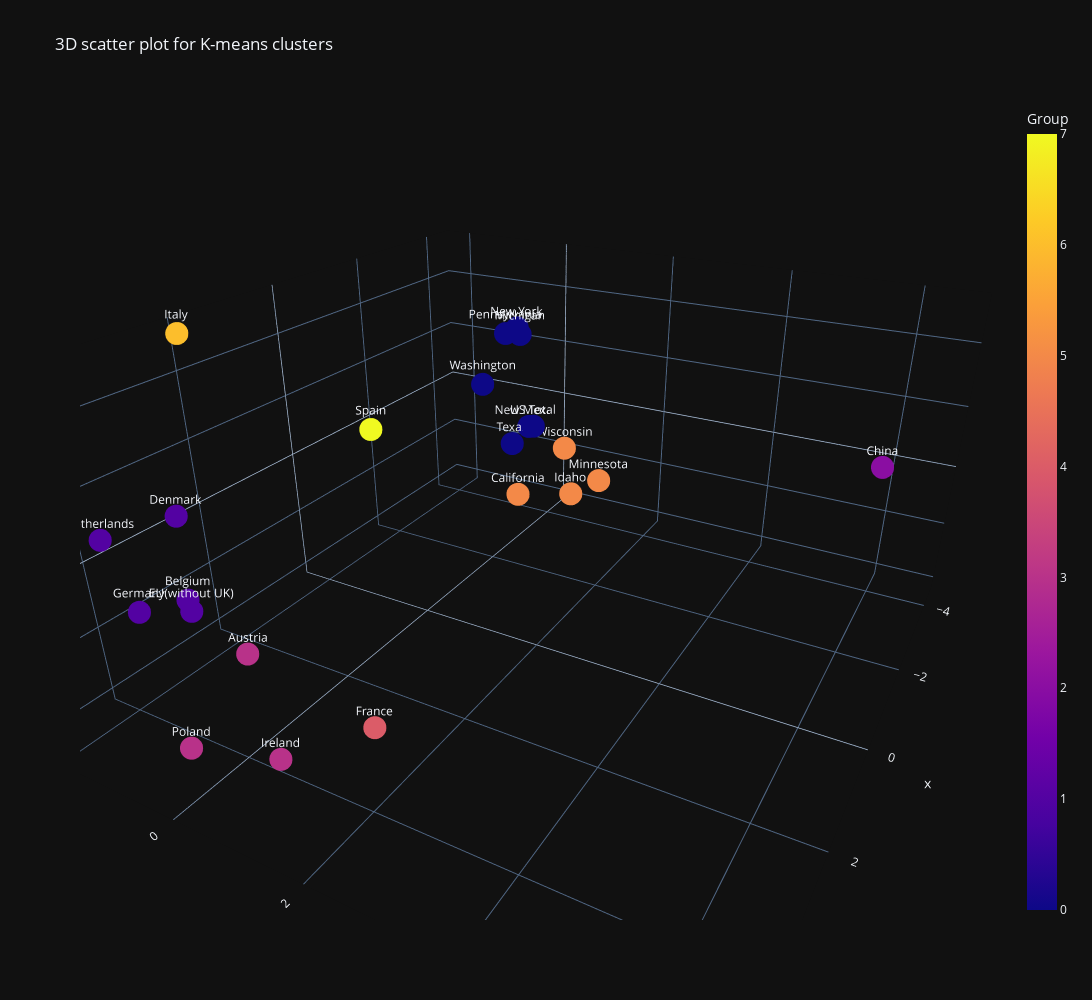

Notebook cell for this chart:
### Markdown cell above
# 5. Visualizing the Clusters

### Code cell
fig = px.scatter_3d(milk_cluster, x='x', y='y', z='z', color='Group', text=milk_cluster.index, title='3D Scatter Plot for Milk Price K-means clusters', template='plotly_dark')
fig.update_layout(width = 1200, height = 1000)
fig.show()

### Figure 1 — Plotly figure (JSON) as saved in the notebook; plotly's stock layout.template omitted (floating-point values rounded to 4 significant figures)
{"data": [{"hovertemplate": "x=%{x}<br>y=%{y}<br>z=%{z}<br>index=%{text}<br>Group=%{marker.color}<extra></extra>", "legendgroup": "", "marker": {"color": [1, 4, 1, 6, 3, 3, 7, 1, 1, 3, 1, 5, 5, 5, 0, 0, 0, 5, 0, 0, 0, 0, 2], "coloraxis": "coloraxis", "symbol": "circle"}, "mode": "markers+text", "name": "", "scene": "scene", "showlegend": false, "text": ["Germany", "France", "Netherlands", "Italy", "Poland", "Ireland", "Spain", "Denmark", "Belgium", "Austria", "EU(without UK)", "California", "Wisconsin", "Idaho", "Texas", "New York", "Michigan", "Minnesota", "Pennsylvania", "New Mexico", "Washington", "US Total", "China"], "type": "scatter3d", "x": [4.245, 3.906, 4.009, 2.128, 4.966, 3.949, 1.432, 3.271, 3.612, 4.459, 3.987, -2.294, -4.244, -3.308, -4.017, -4.019, -3.768, -4.164, -3.885, -4.374, -3.243, -3.612, 0.9645], "y": [-1.231, 2.049, -2.025, -2.218, 0.194, 0.5071, 0.3176, -1.457, -1.1, 0.7925, -0.596, 0.3492, 0.2191, 0.8451, -0.7757, -0.6411, -0.4365, 0.9833, -0.8057, -0.6164, -0.9103, -0.08798, 6.644], "z": [-0.2334, -0.9686, 0.4539, 2.596, -1.243, -2.047, 1.493, 0.6032, -0.363, -0.03672, -0.1673, -1.014, -0.912, -1.316, -0.9374, 1.325, 1.299, -1.374, 1.234, -0.6843, 0.4582, -0.3098, 2.146]}], "layout": {"coloraxis": {"colorbar": {"title": {"text": "Group"}}, "colorscale": [[0, "#0d0887"], [0.1111, "#46039f"], [0.2222, "#7201a8"], [0.3333, "#9c179e"], [0.4444, "#bd3786"], [0.5556, "#d8576b"], [0.6667, "#ed7953"], [0.7778, "#fb9f3a"], [0.8889, "#fdca26"], [1, "#f0f921"]]}, "height": 1000, "legend": {"tracegroupgap": 0}, "scene": {"aspectmode": "auto", "aspectratio": {"x": 1.285, "y": 1.219, "z": 0.6386}, "camera": {"center": {"x": 0, "y": 0, "z": 0}, "eye": {"x": 1.37, "y": 0.7591, "z": 0.7879}, "projection": {"type": "perspective"}, "up": {"x": 0, "y": 0, "z": 1}}, "domain": {"x": [0, 1], "y": [0, 1]}, "xaxis": {"title": {"text": "x"}, "type": "linear"}, "yaxis": {"title": {"text": "y"}, "type": "linear"}, "zaxis": {"title": {"text": "z"}, "type": "linear"}}, "title": {"text": "3D scatter plot for K-means clusters"}, "width": 1200}}
